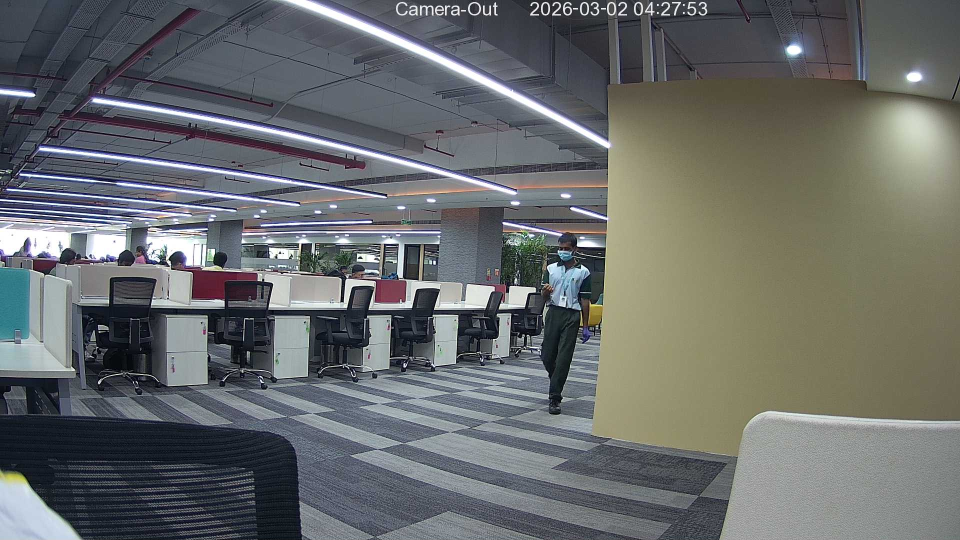
#> input picture fra/mroads-attendance-system/backend/captured_images/027c1aec-c0e2-4512-beb7-0c23e0d8d0f4.jpg, 1920 x 1080 px (shown at 1/2 size)
$ python -i utils.py   (imports and definitions only)   (older library calls are emulated)
#> lines starting #> are read from the running program, lines starting #| are printed output that depends on the picture
import cv2
import numpy as np
from deepface import DeepFace
import os

def adjust_gamma(image, gamma):
    """
    Adjusts the gamma of an image using a non-linear LUT.

    Args:
        image: np.array, uint8, BGR or RGB
        gamma: float, gamma value (e.g., 0.6 for brighten, 1.5 for darken)

    Returns:
        Adjusted image
    """
    inv_gamma = 1.0 / gamma
    table = np.array([((i / 255.0) ** inv_gamma) * 255 for i in np.arange(0, 256)]).astype("uint8")
    return cv2.LUT(image, table)

# [121 lines left out: functions iou, enhance_face_crop, is_face_quality_good, calculate_quality_score, not called in this run]

def detect_and_crop_faces(image_path):
    """
    Detects faces with lighting loop for harsh conditions.
    Uses OpenCV cascade (since RetinaFace has dependency issues), adjusts gamma if needed.
    Returns sorted list of high-quality 160x160 RGB face crops.

    Returns: List[dict] with 'confidence', 'quality_score', 'bbox', 'crop'
    """
    # Load image
    img = cv2.imread(image_path)
#> img is the input picture: shape (1080, 1920, 3); mean B, G, R 107.1, 107.5, 104.7
    if img is None:
        print(f"Failed to load image: {image_path}")
        return []
    print(f"Strict detection image shape: {img.shape}")
#| Strict detection image shape: (1080, 1920, 3)
    img_height, img_width = img.shape[:2]
#> img_height = 1080; img_width = 1920
    gray_stats = cv2.cvtColor(img, cv2.COLOR_BGR2GRAY)
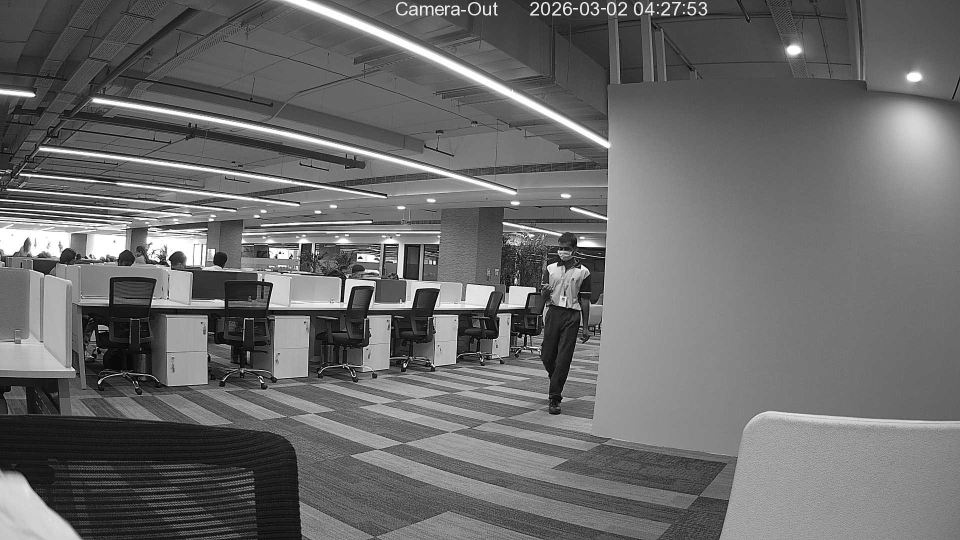
#> gray_stats: shape (1080, 1920) (shown at 1/2 size); min 0, max 255, mean 106.7
    print(f"Image stats - Mean: {np.mean(gray_stats):.2f}, Std: {np.std(gray_stats):.2f}")
#| Image stats - Mean: 106.65, Std: 50.35

    # OpenCV cascade classifier
    cascade = cv2.CascadeClassifier(
        cv2.data.haarcascades + 'haarcascade_frontalface_alt2.xml'
    )

    from typing import List, Dict, Any
    all_faces: List[Dict[str, Any]] = []

    # Gamma values: original, shadows, highlights
    gammas = [1.0, 0.7, 1.4]

    for gamma in gammas:
        if gamma != 1.0:
            adjusted_img = adjust_gamma(img, gamma)
        else:
            adjusted_img = img

        gray = cv2.cvtColor(adjusted_img, cv2.COLOR_BGR2GRAY)

        # Detect faces with cascade
        faces = cascade.detectMultiScale(
            gray,
            scaleFactor=1.05,
            minNeighbors=5,   # Lowered from 8 to detect more faces in group photos
            minSize=(40, 40),
            maxSize=(600, 600)
        )

        print(f"Cascade detected {len(faces)} face(s) for gamma={gamma}")

        for (x, y, w, h) in faces:
            # Fully visible check
            if x < 0 or y < 0 or x + w > img_width or y + h > img_height:
                continue

            # Aspect ratio
            aspect_ratio = w / h
            if aspect_ratio < 0.5 or aspect_ratio > 2.0:
                continue

            # Get crop from original image
            crop_rgb = img[y:y+h, x:x+w]
            if crop_rgb.size == 0:
                continue
            crop_rgb = cv2.cvtColor(crop_rgb, cv2.COLOR_BGR2RGB)

            # CRITICAL: Reject ghost faces before enhancement
            if is_ghost_face(crop_rgb):
                print(f"Rejecting ghost face at [{x}, {y}, {w}, {h}]")
                continue

            # Enhance
            crop_enhanced = enhance_face_crop(crop_rgb)

            # Resize to 160x160
            crop_160 = cv2.resize(crop_enhanced, (160, 160), interpolation=cv2.INTER_LANCZOS4)

            # Quality score
            quality_score = calculate_quality_score(crop_160)

            all_faces.append({
                'confidence': 0.9,  # OpenCV cascade doesn't provide confidence
                'quality_score': quality_score,
                'bbox': [x, y, w, h],
                'crop': crop_160
            })
#> this loop made 3 passes
#| Cascade detected 0 face(s) for gamma=1.0
#| Cascade detected 0 face(s) for gamma=0.7
#| Cascade detected 0 face(s) for gamma=1.4
#> pass 2, in detect_and_crop_faces, `adjusted_img = adjust_gamma(img, gamma)`:
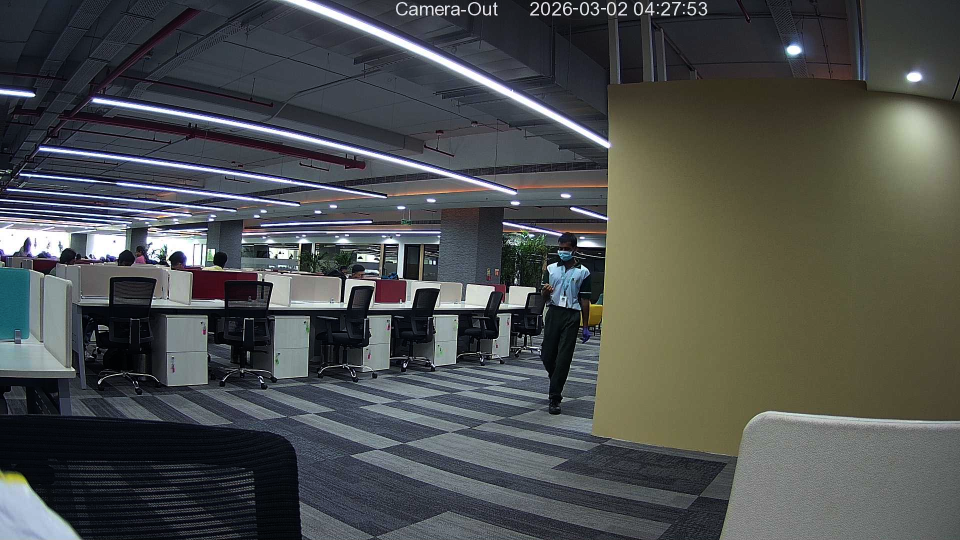
#> adjusted_img: shape (1080, 1920, 3) (shown at 1/2 size); mean B, G, R 77.9, 79, 76.3
#> pass 2, in detect_and_crop_faces, `gray = cv2.cvtColor(adjusted_img, cv2.COLOR_BGR2GRAY)`:
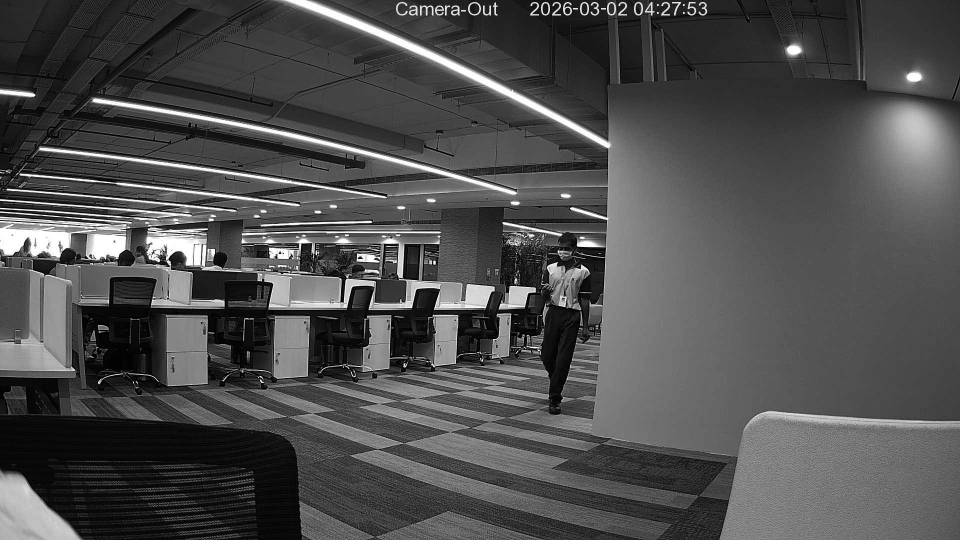
#> gray: shape (1080, 1920) (shown at 1/2 size); min 0, max 255, mean 78
#> pass 3, in detect_and_crop_faces, `adjusted_img = adjust_gamma(img, gamma)`:
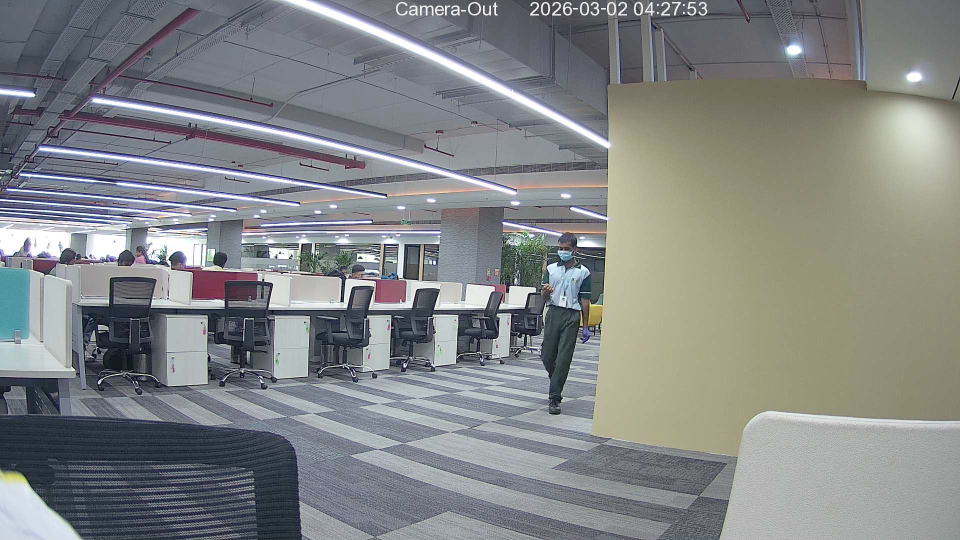
#> adjusted_img: shape (1080, 1920, 3) (shown at 1/2 size); mean B, G, R 133.9, 133.6, 130.7
#> pass 3, in detect_and_crop_faces, `gray = cv2.cvtColor(adjusted_img, cv2.COLOR_BGR2GRAY)`:
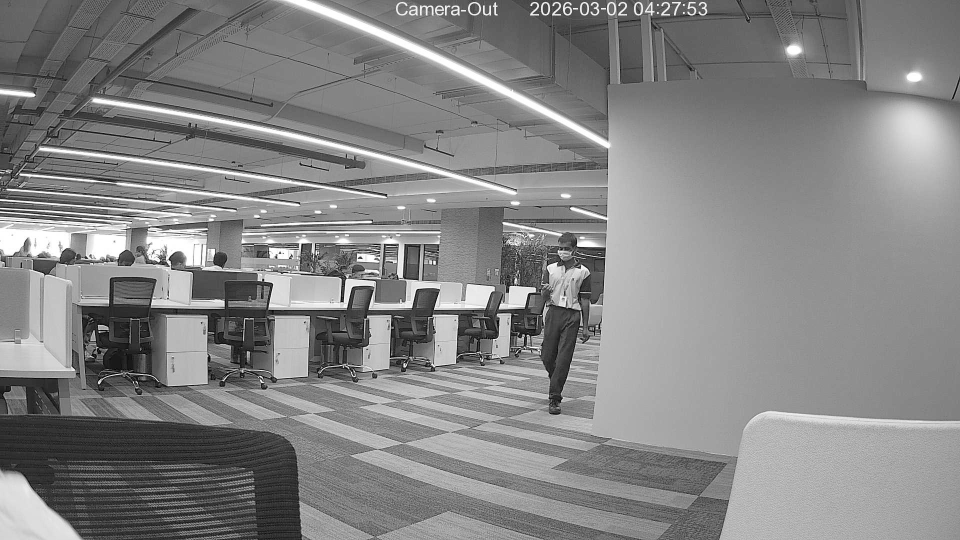
#> gray: shape (1080, 1920) (shown at 1/2 size); min 0, max 255, mean 132.8
#> after the loop, all_faces = []

    # Sort by quality first so the highest quality crop survives!
    all_faces.sort(key=lambda x: x['quality_score'], reverse=True)

    unique_faces = []

    # Track the largest face size so we can filter out tiny background anomalies
    max_face_width = 0
    if all_faces:
        max_face_width = max(face['bbox'][2] for face in all_faces)

    for face in all_faces:
        duplicate = False
        fx, fy, fw, fh = face['bbox']
        fcx = fx + (fw / 2.0)
        fcy = fy + (fh / 2.0)

        # Relative size check: more relaxed for group photos (10% instead of 20%)
        if max_face_width > 120 and fw < max_face_width * 0.10:
            print(f"Rejecting face at {face['bbox']} because it is significantly smaller than the primary face ({fw} vs {max_face_width})")
            continue

        for uf in unique_faces:
            ux, uy, uw, uh = uf['bbox']
            ucx = ux + (uw / 2.0)
            ucy = uy + (uh / 2.0)

            # IoU check (increased threshold to 0.4 to prevent discarding people in tight groups)
            curr_iou = iou(face['bbox'], uf['bbox'])

            # Distance between centers vs face width
            dist = np.sqrt((fcx - ucx)**2 + (fcy - ucy)**2)

            # If the boxes heavily overlap or their centers are very close, it is the exact same person
            if curr_iou > 0.40 or dist < max(fw, uw) * 0.4:
                duplicate = True
                break

        if not duplicate:
            unique_faces.append(face)
#> this loop made 0 passes
#> after the loop, unique_faces = []

    print(f"Returning {len(unique_faces)} unique high-quality faces from cascade")
#| Returning 0 unique high-quality faces from cascade
    return unique_faces

# [202 lines left out: functions is_ghost_face, detect_and_crop_faces_fallback, detect_and_crop_faces_with_fallback, not called in this run]

>>> result = detect_and_crop_faces('../../fra/mroads-attendance-system/backend/captured_images/027c1aec-c0e2-4512-beb7-0c23e0d8d0f4.jpg')
#> result = []

$ run again, on fra/mroads-attendance-system/backend/captured_images/0bb91bcf-ae97-4419-8bb4-621d32dc0ec8.jpg
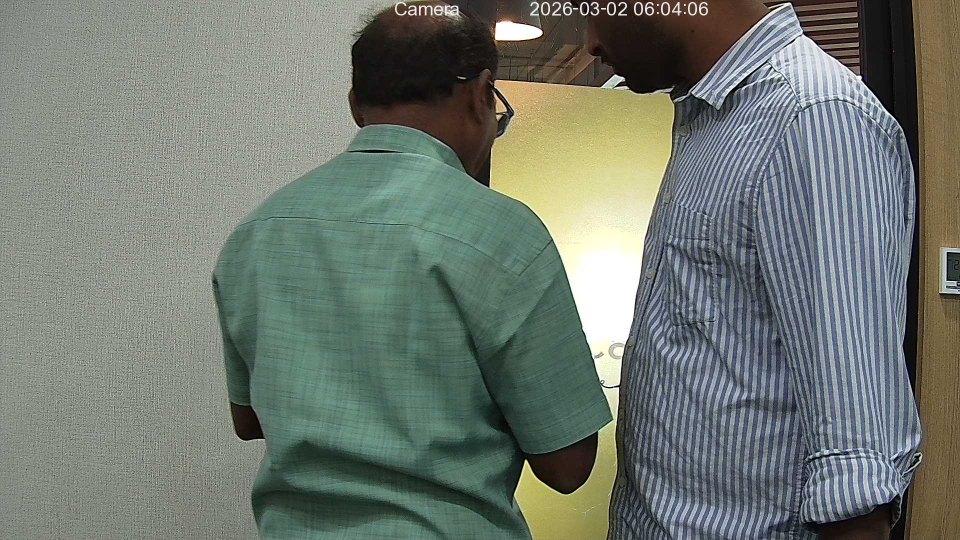
#> input picture fra/mroads-attendance-system/backend/captured_images/0bb91bcf-ae97-4419-8bb4-621d32dc0ec8.jpg, 1920 x 1080 px (shown at 1/2 size)
#> in detect_and_crop_faces, img is the input picture: shape (1080, 1920, 3); mean B, G, R 112.8, 121.1, 113
#| Strict detection image shape: (1080, 1920, 3)
#> in detect_and_crop_faces, `gray_stats = cv2.cvtColor(img, cv2.COLOR_BGR2GRAY)`:
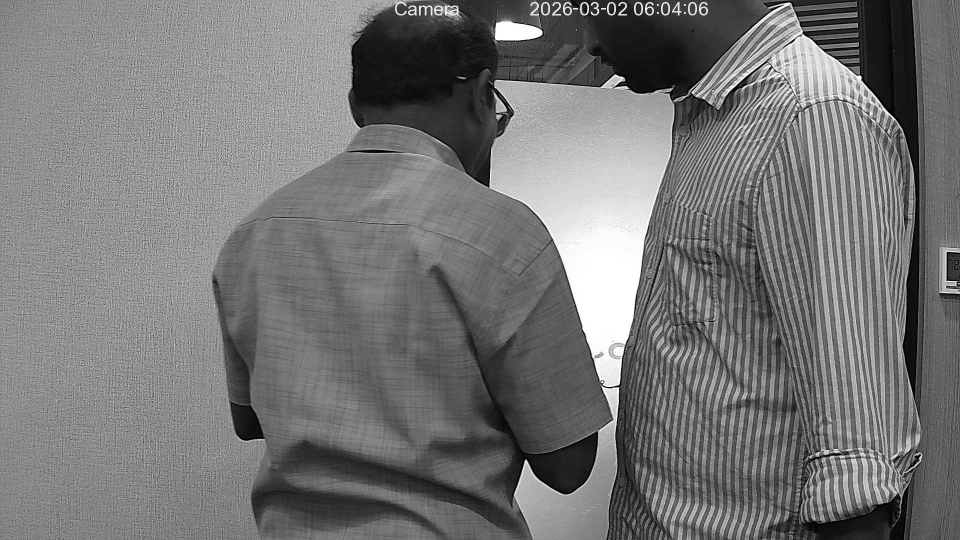
#> gray_stats: shape (1080, 1920) (shown at 1/2 size); min 0, max 255, mean 117.7
#| Image stats - Mean: 117.75, Std: 52.01
#> the loop in detect_and_crop_faces, `for gamma in gammas:` made 3 passes
#| Cascade detected 0 face(s) for gamma=1.0
#| Cascade detected 0 face(s) for gamma=0.7
#| Cascade detected 0 face(s) for gamma=1.4
#> pass 3, in detect_and_crop_faces, `gray = cv2.cvtColor(adjusted_img, cv2.COLOR_BGR2GRAY)`:
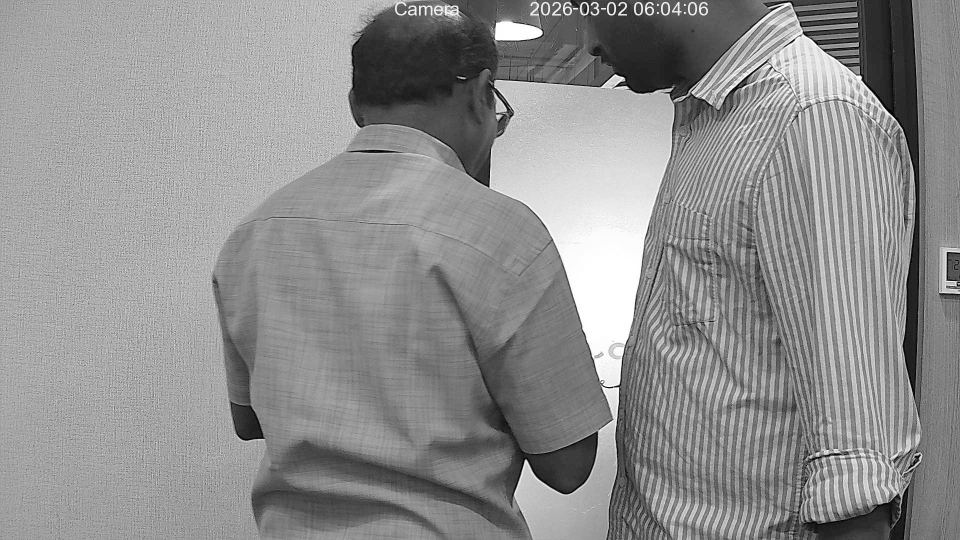
#> gray: shape (1080, 1920) (shown at 1/2 size); min 0, max 255, mean 142.8
#> after the loop in detect_and_crop_faces, `for gamma in gammas:`: all_faces = []
#| Returning 0 unique high-quality faces from cascade
